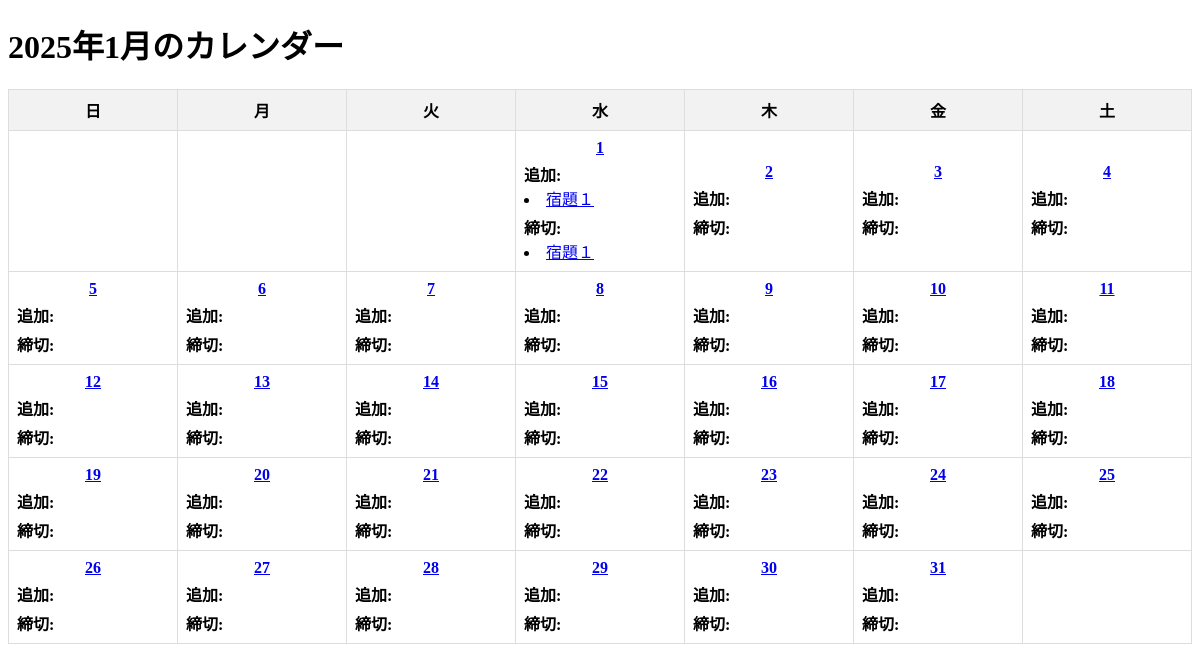
Before: / with the older database file.
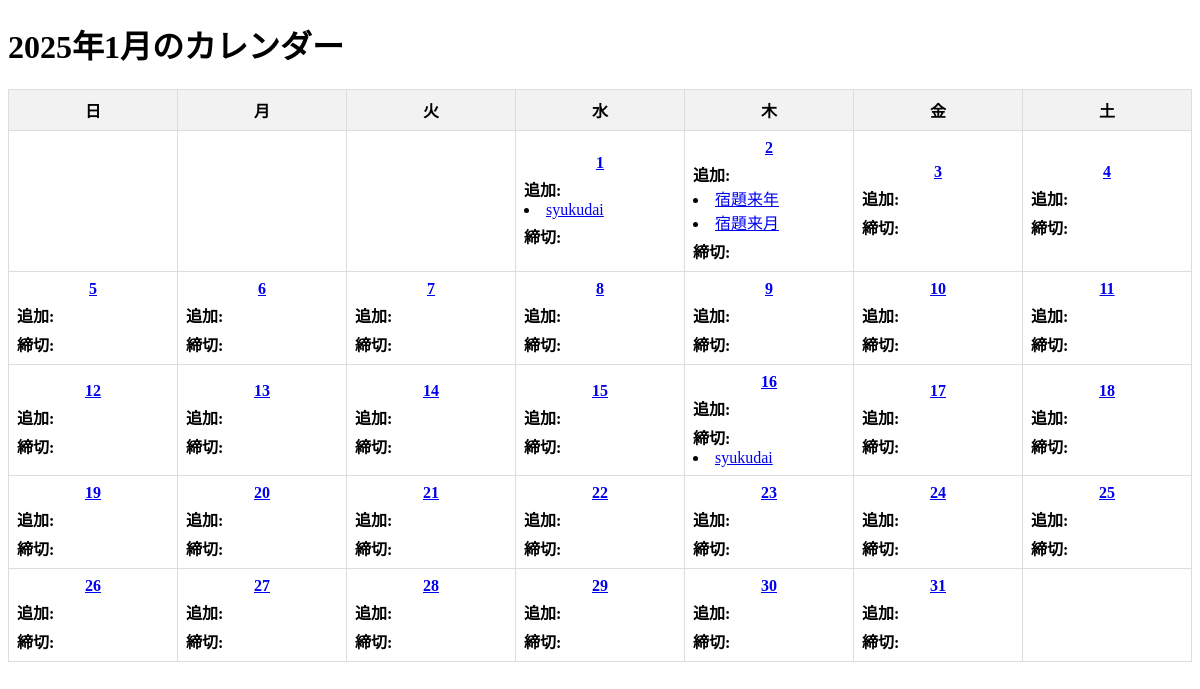
After: the same page with the newer database file.
### models/ToDo.py (models this page shows)
class ToDo(Model):
    todo = CharField()
    a_day = DateField() #追加日
    c_day = DateField() #締切日
    class Meta:
        database = db

### app.py (the view)
@app.route('/')
def index():
    now = datetime.now()
    year = now.year
    month = now.month
    cal = calendar.Calendar(firstweekday=6)
    month_days = cal.monthdayscalendar(year, month)
    Atodo = {}
    Ctodo = {}
    for i in range(1, 32):
        try:
            today = datetime(year, month, i).date()
        except ValueError:
            continue  # 日付が無効な場合（例: 2月30日）、スキップする
        Atodo[i] = list(ToDo.select().where(ToDo.a_day == today))
        Ctodo[i] = list(ToDo.select().where(ToDo.c_day == today))
    return render_template('home.html', year=year, month=month, month_days=month_days, Atodo=Atodo, Ctodo=Ctodo)

### templates/home.html (shortened to what this page needs)
<!DOCTYPE html>
<html lang="ja">
<head>
</head>
<body>
    <h1>{{ year }}年{{ month }}月のカレンダー</h1>
    <table>
        <thead>
            <tr>
                <th>日</th>
                <th>月</th>
                <th>火</th>
                <th>水</th>
                <th>木</th>
                <th>金</th>
                <th>土</th>
            </tr>
        </thead>
        <tbody>
            {% for week in month_days %}
                <tr>
                    {% for day in week %}
                        {% if day == 0 %}
                        <td></td>
                        {% else %}
                        <td>
                            <a href="{{ url_for('day_data.day_data', year=year, month=month, data=day) }}">
                                <strong>{{ day }}</strong>
                            </a>
                            <div style="text-align: left; margin-top: 5px;">
                                <strong>追加:</strong><br>
                                {% for todo in Atodo.get(day, []) %}
                                    <li>
                                        <a class="todo" href="{{ url_for('todo.todo', year=year, month=month, day=day) }}">
                                            {{ todo.todo }}
                                        </a><br>
                                    </li>
                                {% endfor %}
                            </div>
                            <div style="text-align: left; margin-top: 5px;">
                                <strong>締切:</strong><br>
                                {% for todo in Ctodo.get(day, []) %}
                                    <li>
                                        <a class="todo" href="{{ url_for('todo.todo', year=year, month=month, day=day) }}">
                                        {{ todo.todo }}
                                        </a><br>
                                    </li>
                                {% endfor %}
                            </div>
                        </td>
                        {% endif %}
                    {% endfor %}
                </tr>
            {% endfor %}
        </tbody>
    </table>
</body>
</html>

### templates/home.html (style rules this page uses)
table { width: 100%; border-collapse: collapse; }
th, td { width: 14.28%; border: 1px solid #ddd; padding: 8px; text-align: center; }
th { background-color: #f2f2f2; }

Changed rows visible on the page:
changed ToDo: todo "宿題１" → "syukudai"; moves from the list under "1" to the list under "16"
added ToDo: todo "宿題来年", shown under "2"
added ToDo: todo "宿題来月", shown under "2"
